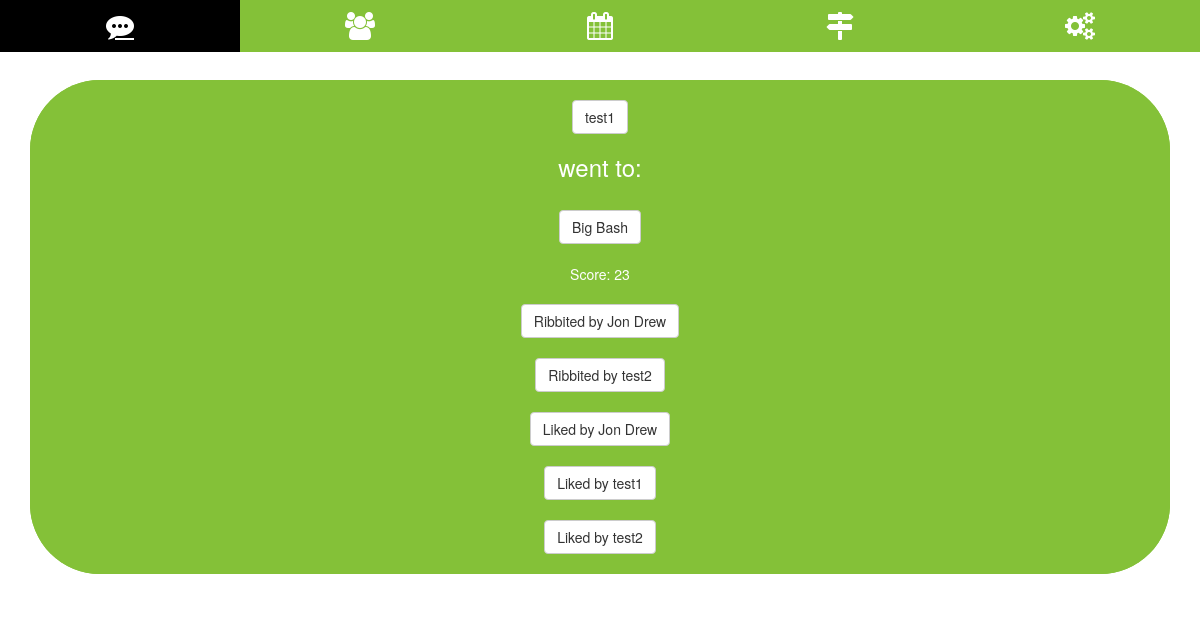
Page /ribbits/test1_big-bash_swr8rjpfb4/ (signed in) on the committed database.
### ribbits/models.py (models this page shows, shortened)
class Ribbit(models.Model):
    sent_by         = models.ForeignKey('hoppers.Hopper', on_delete=models.CASCADE, related_name='sender', null=True)
    event           = models.ForeignKey('events.Event', on_delete=models.CASCADE)
    likes           = models.ManyToManyField('hoppers.Hopper', related_name='likes')
    spots           = models.ManyToManyField('hoppers.Hopper', related_name='spots')
    sent_to         = models.ManyToManyField('hoppers.Hopper', related_name='sent_to')
    slug            = models.SlugField(null=True, unique=True, editable=False)
    created_at      = models.DateTimeField(default=timezone.now)
    deleted_at      = models.DateTimeField(null=True)
    class Meta:
        unique_together = (('sent_by', 'event'),)
        ordering = ['-created_at']
    def get_likes_list(self):
        likes_list = self.likes.all()
        return Hopper.objects.filter(id__in=likes_list)
    def get_spots_list(self):
        spots_list = self.spots.all()
        return Hopper.objects.filter(id__in=spots_list)
    def get_ribbits_list(self):
        ribbits_list = self.sent_to.all()
        return Hopper.objects.filter(id__in=ribbits_list)
    def get_ribbit_score(self):
        score = 0
        score += self.likes.all().count() * 1
        score += self.spots.all().count() * 3
        score += self.sent_to.all().count() * 10
        return score

### hoppers/models.py (models this page shows, shortened)
class Hopper(models.Model):
    user            = models.OneToOneField(User, null=True, on_delete=models.SET_NULL)
    listens_to      = models.ManyToManyField('self', through='Pair', symmetrical=False)
    anonymous       = models.BooleanField(default=True)
    email           = models.EmailField(null=True, max_length=100)
    name            = models.CharField(null=True, max_length=100)
    birth_date      = models.DateField(null=True)
    active          = models.BooleanField(default=True)
    slug            = models.SlugField(null=True, unique=True, editable=False)
    created_at      = models.DateTimeField(default=timezone.now)
    def __str__(self):
        if self.anonymous:
            return str(self.user.username)
        else:
            return str(self.name)
    def get_absolute_url(self):
        return reverse('hoppers:read', kwargs={'slug': self.slug})

### events/models.py (models this page shows, shortened)
class Event(models.Model):
    created_by      = models.ForeignKey('hoppers.Hopper', null=True, on_delete=models.SET_NULL)
    attending       = models.ManyToManyField('hoppers.Hopper', related_name='attending')
    start           = models.DateTimeField(default=default_start)
    end             = models.DateTimeField(default=default_end)
    pad             = models.ForeignKey('pads.Pad', on_delete=models.CASCADE)
    title           = models.CharField(max_length=20)
    text            = models.TextField(null=True)
    private         = models.BooleanField(default=True)
    active          = models.BooleanField(default=True)
    slug            = models.SlugField(null=True, unique=True, editable=False)
    created_at      = models.DateTimeField(default=timezone.now)
    deleted_at      = models.DateTimeField(null=True)
    class Meta:
        ordering = ['start']
    def __str__(self):
        return str(self.title)
    def get_absolute_url(self):
        return reverse('events:read', kwargs={'slug': self.slug})
    def started(self):
        if self.start <= timezone.now():
            return True
        return False

### ribbits/views.py (the view)
# urls.py: url(r'^(?P<slug>[\w-]+)/$', RibbitDetailSlugView.as_view(), name='read'),
class RibbitDetailSlugView(DetailView):
    template_name = 'ribbits/detail.html'
    def get_object(self, *args, **kwargs):
        request = self.request
        slug = self.kwargs.get('slug')
        try:
            if request.user.is_authenticated:
                instance = Ribbit.objects.get(slug=slug)
            else:
                return redirect('login')
        except Ribbit.DoesNotExist:
            raise Http404('Ribbit does not exist')
        except Ribbit.MultipleObjectsReturned:
            qs = Ribbit.objects.filter(slug=slug)
            instance = qs.first()
        except:
            raise Http404('Error in slug view')
        return instance

### ribbits/templates/ribbits/detail.html (shortened to what this page needs)
{% extends "base.html" %}
{% block content %}
  <div class="card">
    <div class="card text-center">
      <div class="card-body">
        <a href="{{ object.sent_by.get_absolute_url }}" class="btn btn-default"
          <span class="badge">{{ object.sent_by }}</span>
        </a>
        <h3>
          {% if object.event.started %}
            went to:
          {% else %}
            is going to:
          {% endif %}
        </h3>
        <a href="{{ object.event.get_absolute_url }}" class="btn btn-default"
          <span class="badge">{{ object.event }}</span>
        </a>
      </div>
      Score: {{ object.get_ribbit_score }}
      {% for hopper in object.get_ribbits_list %}
        <a href="{{ hopper.get_absolute_url }}" class="btn btn-default"
          <span class="badge">Ribbited by {{ hopper }}</span>
        </a>
      {% endfor %}
      {% for hopper in object.get_likes_list %}
        <a href="{{ hopper.get_absolute_url }}" class="btn btn-default"
          <span class="badge">Liked by {{ hopper }}</span>
        </a>
      {% endfor %}
    </div>
  </div>
{% endblock %}

### static_project/css/main.css (style rules this page uses)
body { padding-top: 80px; }
.card { background-color: rgb(132, 193, 56); border-radius: 5em; color: white; margin-bottom: 2em; }

### rows in the picture
Ribbit: sent_by "test1", event "Big Bash", get_ribbit_score "23"
Hopper: anonymous+name "Jon Drew"
Hopper: anonymous+user "test2"
Hopper: anonymous+user "test1"
